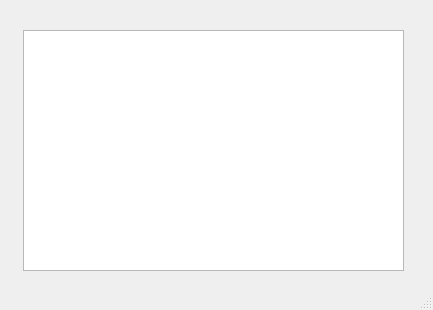
<?xml version="1.0" encoding="UTF-8"?>
<ui version="4.0">
 <class>MainWindow</class>
 <widget class="QMainWindow" name="MainWindow">
  <property name="geometry">
   <rect>
    <x>0</x>
    <y>0</y>
    <width>433</width>
    <height>310</height>
   </rect>
  </property>
  <property name="windowTitle">
   <string>Available Detectors</string>
  </property>
  <widget class="QWidget" name="centralwidget">
   <widget class="QPlainTextEdit" name="plainTextEditDetectors">
    <property name="geometry">
     <rect>
      <x>23</x>
      <y>30</y>
      <width>381</width>
      <height>241</height>
     </rect>
    </property>
    <property name="readOnly">
     <bool>true</bool>
    </property>
   </widget>
  </widget>
  <widget class="QStatusBar" name="statusbar"/>
 </widget>
 <resources/>
 <connections/>
</ui>
